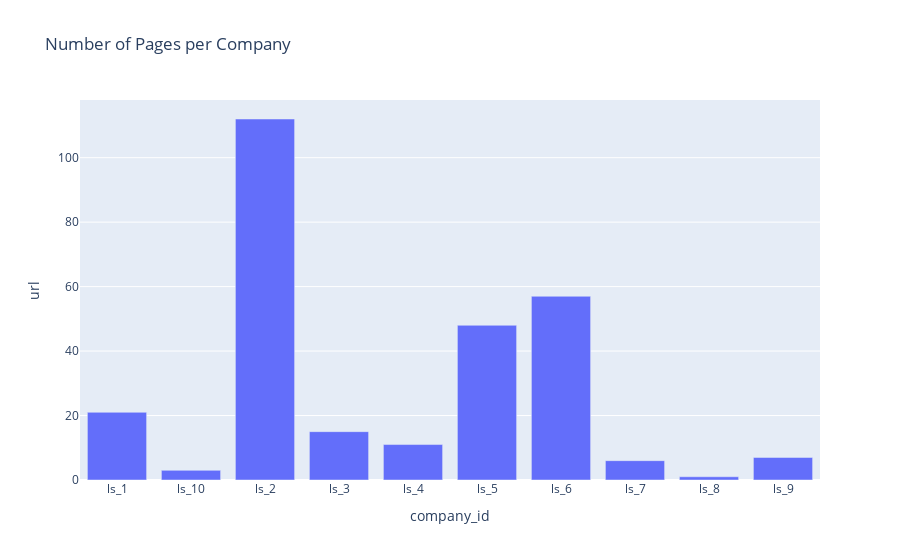

The code cell stored with this chart in its notebook:
### Markdown cell above
Now I am going to get started on visualizing my data

### Code cell
# Visualization 1: Number of Pages per Company
pages_per_company = df.groupby('company_id')['url'].count().reset_index()

fig1 = px.bar(pages_per_company, x='company_id', y='url', title='Number of Pages per Company')
fig1.show()

### Figure 1 — Plotly figure (JSON) as saved in the notebook; plotly's stock layout.template omitted (floating-point values rounded to 4 significant figures)
{"data": [{"alignmentgroup": "True", "hovertemplate": "company_id=%{x}<br>url=%{y}<extra></extra>", "legendgroup": "", "marker": {"color": "#636efa", "pattern": {"shape": ""}}, "name": "", "offsetgroup": "", "orientation": "v", "showlegend": false, "textposition": "auto", "type": "bar", "x": ["ls_1", "ls_10", "ls_2", "ls_3", "ls_4", "ls_5", "ls_6", "ls_7", "ls_8", "ls_9"], "xaxis": "x", "y": [21, 3, 112, 15, 11, 48, 57, 6, 1, 7], "yaxis": "y"}], "layout": {"barmode": "relative", "legend": {"tracegroupgap": 0}, "title": {"text": "Number of Pages per Company"}, "xaxis": {"anchor": "y", "domain": [0, 1], "title": {"text": "company_id"}}, "yaxis": {"anchor": "x", "domain": [0, 1], "title": {"text": "url"}}}}
